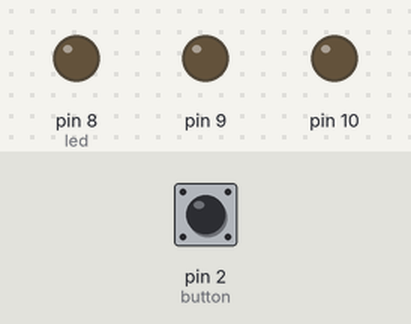
The sketch below on a simulated Arduino Uno, built with avr-gcc and run on an emulated ATmega328P. On the bench: output pins drawn as LEDs (lit = HIGH). The test bench sets the inputs (shaded band); at power-on: pin 2 (button) LOW.

Above: at 1.2 s.
1.3 s: pin 2 (button) pulled HIGH for 0.15 s
At 2.5 s:
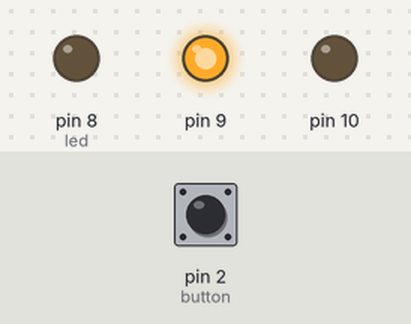
2.9 s: pin 2 (button) pulled HIGH for 1 s
At 5.0 s:
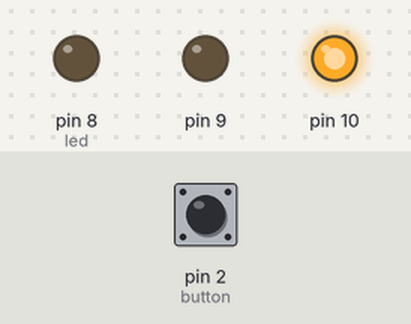
5.4 s: pin 2 (button) pulled HIGH for 0.15 s
At 6.7 s:
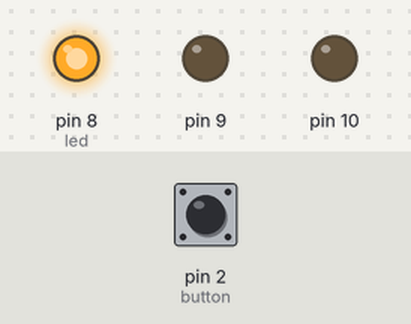
7.0 s: pin 2 (button) pulled HIGH for 3.2 s
At 11.0 s:
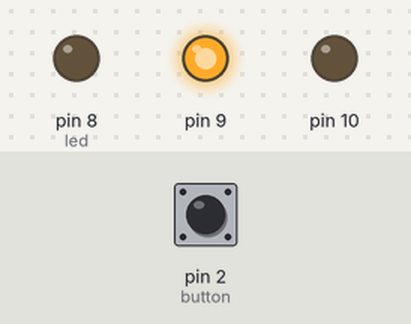
Timing chart, 0 to 12.5 s (numbered marks = the images above; inputs shaded):
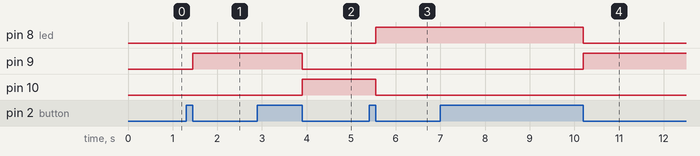

The sketch:

lesson2.ino
```cpp
int button = 2;
int led = 8;
void setup() {
  pinMode(8, OUTPUT);
  pinMode(9, OUTPUT);
  pinMode(10, OUTPUT);
  pinMode(button, INPUT);
}
void loop(){
  if (digitalRead(button) == HIGH) {
    do{
      delay(25);}
    while (digitalRead(button) == HIGH);
    digitalWrite(led, LOW);
    led++;
    if(led==11)led=8;
    digitalWrite(led, HIGH);
  }
}
```

Measured:
- after the input at 1.3 s, pin 9: LOW → HIGH after 0.15 s
- after the input at 2.9 s, pin 9: HIGH → LOW after 1.0 s; pin 10: LOW → HIGH after 1.0 s
- after the input at 5.4 s, pin 8 (led): LOW → HIGH after 0.15 s; pin 10: HIGH → LOW after 0.15 s
- after the input at 7.0 s, pin 8 (led): HIGH → LOW after 3.2 s; pin 9: LOW → HIGH after 3.2 s
